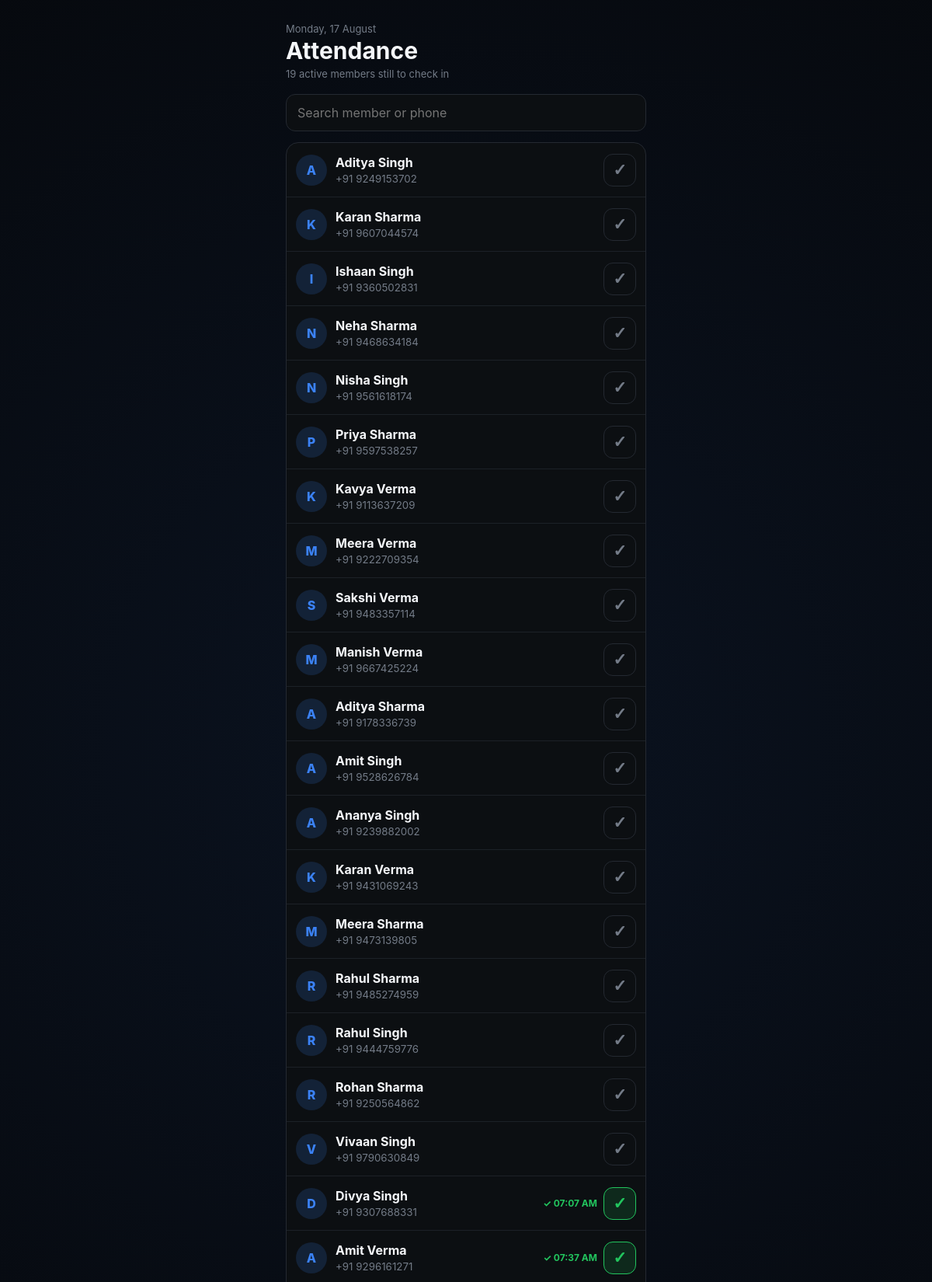
The app's page /attendance (signed in, upper part) with its own data.
### models.py (models this page shows, shortened)
class Member(db.Model):
    __tablename__ = "member"
    id = db.Column(db.Integer, primary_key=True)
    owner_id = db.Column(
        db.Integer,
        db.ForeignKey("gym_owner.id"),
        nullable=False,
        index=True
    )
    name = db.Column(db.String(100), nullable=False)
    address = db.Column(db.String(150), nullable=False)
    phone = db.Column(db.String(15), nullable=False)
    join_date = db.Column(db.Date, nullable=False)
    notes = db.Column(db.Text)
    active = db.Column(db.Boolean, default=True)
    current_plan_id = db.Column(
        db.Integer,
        db.ForeignKey("membership_plan.id")
    )
    current_plan = db.relationship("MembershipPlan", foreign_keys=[current_plan_id])
    membership_start = db.Column(db.Date)
    membership_expiry = db.Column(db.Date)
    memberships = db.relationship(
        "Membership",
        backref="member",
        lazy=True,
        cascade="all, delete-orphan"
    )
    attendance = db.relationship(
        "Attendance",
        backref="member",
        lazy=True,
        cascade="all, delete-orphan"
    )
    __table_args__ = (
        db.UniqueConstraint(
            "owner_id",
            "name",
            name="uq_owner_member_name"
        ),
    )

class Attendance(db.Model):
    __tablename__ = "attendance"
    id = db.Column(db.Integer, primary_key=True)
    member_id = db.Column(
        db.Integer,
        db.ForeignKey("member.id"),
        nullable=False
    )
    check_in = db.Column(
        db.DateTime,
        nullable=False,
        default=datetime.utcnow
    )
    attendance_date = db.Column(
        db.Date,
        nullable=False,
        default=date.today
    )
    notes = db.Column(db.String(100))
    __table_args__ = (
        db.UniqueConstraint(
            "member_id",
            "attendance_date",
            name="uq_member_attendance"
        ),
    )

### routes/members.py (the view)
@members_bp.route("/attendance")
@login_required
def attendance():
    today = date.today()
    yesterday = today - relativedelta(days=1)
    now = datetime.now()
    members = Member.query.filter_by(owner_id=current_user.id).all()
    today_attendance = {
        record.member_id: record
        for record in Attendance.query.join(Member).filter(
            Member.owner_id == current_user.id,
            Attendance.attendance_date == today,
        ).all()
    }
    yesterday_attendance = {
        record.member_id: record
        for record in Attendance.query.join(Member).filter(
            Member.owner_id == current_user.id,
            Attendance.attendance_date == yesterday,
        ).all()
    }
    def member_order(member):
        attendance_record = today_attendance.get(member.id)
        if not member.active:
            status_rank = 2
        elif attendance_record is None:
            status_rank = 0
        else:
            status_rank = 1
        yesterday_record = yesterday_attendance.get(member.id)
        if yesterday_record:
            hour_distance = abs(yesterday_record.check_in.hour - now.hour)
            yesterday_rank = 0
        else:
            hour_distance = 99
            yesterday_rank = 1
        return status_rank, yesterday_rank, hour_distance, member.name.lower()
    ordered_members = sorted(members, key=member_order)
    return render_template(
        "attendance.html",
        members=ordered_members,
        attendance_by_member=today_attendance,
        today=today,
        active_unchecked=sum(m.active and m.id not in today_attendance for m in members),
        active_page="attendance",
    )

### main.py (called while the page is built)
def create_app():
    app = Flask(__name__)
    app.secret_key = "ppp"
    app.config["SQLALCHEMY_DATABASE_URI"] = "sqlite:///gym.db"
    app.config["SQLALCHEMY_TRACK_MODIFICATIONS"] = False
    db.init_app(app)
    login_manager = LoginManager()
    login_manager.init_app(app)
    login_manager.login_view = "auth.login"
    @login_manager.user_loader
    def load_user(user_id):
        return db.session.get(GymOwner, int(user_id))
    from routes.admin import admin_bp
    from routes.auth import auth_bp
    from routes.members import members_bp
    from routes.settings import settings_bp
    app.register_blueprint(auth_bp)
    app.register_blueprint(members_bp)
    app.register_blueprint(settings_bp)
    app.register_blueprint(admin_bp)
    return app

### templates/attendance.html (shortened to what this page needs)
{% extends "components/base.html" %}
{% block head %}
<link rel="stylesheet" href="{{ url_for('static', filename='css/attendance.css') }}">
{% endblock %}
{% block body %}
<header class="attendance-header">
  <div>
    <p class="eyebrow">{{ today.strftime('%A, %d %B') }}</p>
    <h1>Attendance</h1>
    <p class="summary">{{ active_unchecked }} active member{{ '' if active_unchecked == 1 else 's' }} still to check in</p>
  </div>
</header>
<div class="search-wrap">
  <input id="search" type="search" placeholder="Search member or phone" autocomplete="off">
</div>
<section class="member-list" aria-label="Member attendance list">
  {% for member in members %}
  {% set record = attendance_by_member.get(member.id) %}
  <article class="attendance-member {% if not member.active %}inactive{% endif %}" data-member data-search-text="{{ (member.name ~ ' ' ~ member.phone ~ ' ' ~ member.address)|lower }}">
    <a class="member-profile" href="{{ url_for('members.member_details', member_id=member.id) }}">
      <span class="avatar">{{ member.name[0]|upper }}</span>
      <span class="member-copy">
        <strong>{{ member.name }}</strong>
        <small>{% if not member.active %}Inactive · {% endif %}+91 {{ member.phone }}</small>
      </span>
    </a>
    {% if record %}
    <div class="checked-in">
      <span>✓ {{ record.check_in.strftime('%I:%M %p') }}</span>
      <button type="button" class="attendance-toggle checked" data-remove-dialog="remove-{{ member.id }}" aria-label="Remove attendance for {{ member.name }}">✓</button>
    </div>
    {% else %}
    <form method="post" action="{{ url_for('members.check_in_member', member_id=member.id) }}">
      <button class="attendance-toggle" type="submit" aria-label="Mark {{ member.name }} present">✓</button>
    </form>
    {% endif %}
  </article>
  {% else %}
  <p class="empty">No members yet. Add a member before recording attendance.</p>
  {% endfor %}
</section>
{% endblock %}

### templates/components/base.html (shortened to what this page needs)
<!doctype html>
<html lang="en">
<head>
  <link rel="stylesheet" href="{{ url_for('static', filename='css/navbar.css') }}">
  <link rel="stylesheet" href="{{ url_for('static', filename='css/base.css') }}">
  {% block head %}{% endblock %}
</head>
<body>
  <div class="app">
    {% block body %}{% endblock %}
  </div>
</body>
</html>

### static/css/base.css (style rules this page uses)
* { margin: 0; padding: 0; box-sizing: border-box; -webkit-tap-highlight-color: transparent; }
:root { --bg: #050608; --white: #f5f7fa; --muted: #737b87; --blue: #3b82f6; --green: #22c55e; --border: #20242b; --card: #0c0f12; --card2: #050505; --card3: #000000; --activity: #11151a; --navbg: rgba(5, 6, 8, 0.94); --iconbg: #15191e; --line: #1c2127; --cardborder: #242931; }
html { background: var(--bg); }
body { background: radial-gradient(circle at 50% 18%, rgba(59, 130, 246, 0.1), transparent 35%), var(--bg); color: var(--white); transition: background 0.35s, color 0.35s; font-family: -apple-system, BlinkMacSystemFont, "Segoe UI", Roboto, Arial, sans-serif; min-height: 100vh; overflow-x: hidden; }
.app { width: 100%; max-width: 500px; margin: auto; padding: 25px 18px 110px; }

### static/css/attendance.css (style rules this page uses)
.attendance-header { margin: 4px 0 18px; }
.attendance-header h1 { margin: 2px 0 4px; font-size: 30px; }
.eyebrow, .summary { color: var(--muted); margin: 0; font-size: 13px; }
.search-wrap { margin-bottom: 14px; }
#search { width: 100%; box-sizing: border-box; padding: 13px 14px; border: 1px solid var(--cardborder); border-radius: 12px; background: var(--card); color: var(--white); font: inherit; }
.member-list { border: 1px solid var(--cardborder); border-radius: 16px; overflow: hidden; background: var(--card); }
.attendance-member { min-height: 70px; display: flex; align-items: center; gap: 12px; padding: 10px 12px; border-bottom: 1px solid var(--line); }
.member-profile { min-width: 0; flex: 1; display: flex; align-items: center; gap: 11px; color: inherit; text-decoration: none; }
.avatar { width: 40px; height: 40px; flex: 0 0 40px; border-radius: 50%; display: grid; place-items: center; background: rgba(59,130,246,.16); color: var(--blue); font-weight: 800; }
.member-copy { min-width: 0; display: grid; gap: 3px; }
.member-copy strong { overflow: hidden; text-overflow: ellipsis; white-space: nowrap; }
.member-copy small { color: var(--muted); }
.attendance-toggle { width: 42px; height: 42px; border: 1px solid var(--cardborder); border-radius: 12px; background: transparent; color: var(--muted); font-size: 21px; font-weight: 800; cursor: pointer; }
.attendance-toggle.checked { border-color: #22c55e; background: rgba(34,197,94,.14); color: #22c55e; }
.checked-in { display: flex; align-items: center; gap: 8px; color: #22c55e; font-size: 12px; font-weight: 700; white-space: nowrap; }

### records on screen
Member: name "A", name "Aditya Singh", phone "9249153702"
Member: name "K", name "Karan Sharma", phone "9607044574"
Member: name "I", name "Ishaan Singh", phone "9360502831"
Member: name "N", name "Neha Sharma", phone "9468634184"
Member: name "N", name "Nisha Singh", phone "9561618174"
Member: name "P", name "Priya Sharma", phone "9597538257"
Member: name "K", name "Kavya Verma", phone "9113637209"
Member: name "M", name "Meera Verma", phone "9222709354"
Member: name "S", name "Sakshi Verma", phone "9483357114"
Member: name "M", name "Manish Verma", phone "9667425224"
Member: name "A", name "Aditya Sharma", phone "9178336739"
Member: name "A", name "Amit Singh", phone "9528626784"
Member: name "A", name "Ananya Singh", phone "9239882002"
Member: name "K", name "Karan Verma", phone "9431069243"
Member: name "M", name "Meera Sharma", phone "9473139805"
Member: name "R", name "Rahul Sharma", phone "9485274959"
Member: name "R", name "Rahul Singh", phone "9444759776"
Member: name "R", name "Rohan Sharma", phone "9250564862"
Member: name "V", name "Vivaan Singh", phone "9790630849"
Member: name "D", name "Divya Singh", phone "9307688331"
Attendance: check_in "07:07 AM"
Member: name "A", name "Amit Verma", phone "9296161271"
Attendance: check_in "07:37 AM"

### other values on screen
{{ active_unchecked }} "19"
{{ '' if active_unchecked == 1 else 's' }} "s"
